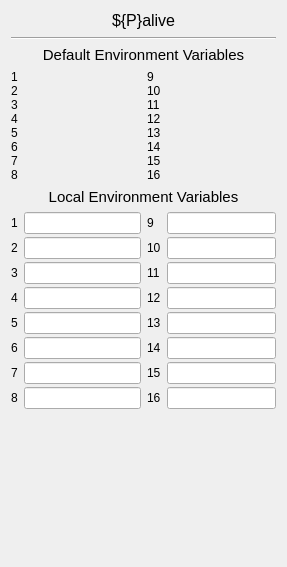
<?xml version="1.0" encoding="UTF-8"?>
<ui version="4.0">
 <class>Form</class>
 <widget class="QWidget" name="Form">
  <property name="geometry">
   <rect>
    <x>0</x>
    <y>0</y>
    <width>287</width>
    <height>567</height>
   </rect>
  </property>
  <property name="windowTitle">
   <string>Alive Record Environmental Variables</string>
  </property>
  <layout class="QVBoxLayout" name="verticalLayout">
   <item>
    <layout class="QHBoxLayout" name="horizontalLayout">
     <item>
      <spacer name="horizontalSpacer">
       <property name="orientation">
        <enum>Qt::Horizontal</enum>
       </property>
       <property name="sizeHint" stdset="0">
        <size>
         <width>40</width>
         <height>20</height>
        </size>
       </property>
      </spacer>
     </item>
     <item>
      <widget class="PyDMLabel" name="PyDMLabel">
       <property name="sizePolicy">
        <sizepolicy hsizetype="Preferred" vsizetype="Fixed">
         <horstretch>0</horstretch>
         <verstretch>0</verstretch>
        </sizepolicy>
       </property>
       <property name="font">
        <font>
         <pointsize>12</pointsize>
        </font>
       </property>
       <property name="toolTip">
        <string/>
       </property>
       <property name="styleSheet">
        <string notr="true"/>
       </property>
       <property name="text">
        <string>${P}alive</string>
       </property>
      </widget>
     </item>
     <item>
      <spacer name="horizontalSpacer_2">
       <property name="orientation">
        <enum>Qt::Horizontal</enum>
       </property>
       <property name="sizeHint" stdset="0">
        <size>
         <width>40</width>
         <height>20</height>
        </size>
       </property>
      </spacer>
     </item>
    </layout>
   </item>
   <item>
    <widget class="Line" name="line">
     <property name="orientation">
      <enum>Qt::Horizontal</enum>
     </property>
    </widget>
   </item>
   <item>
    <widget class="QLabel" name="label">
     <property name="sizePolicy">
      <sizepolicy hsizetype="Expanding" vsizetype="Preferred">
       <horstretch>0</horstretch>
       <verstretch>0</verstretch>
      </sizepolicy>
     </property>
     <property name="font">
      <font>
       <pointsize>11</pointsize>
      </font>
     </property>
     <property name="text">
      <string>Default Environment Variables</string>
     </property>
     <property name="alignment">
      <set>Qt::AlignCenter</set>
     </property>
    </widget>
   </item>
   <item>
    <layout class="QHBoxLayout" name="horizontalLayout_2">
     <item>
      <layout class="QFormLayout" name="formLayout">
       <property name="verticalSpacing">
        <number>0</number>
       </property>
       <item row="0" column="0">
        <widget class="QLabel" name="label_2">
         <property name="text">
          <string>1</string>
         </property>
        </widget>
       </item>
       <item row="0" column="1">
        <widget class="PyDMLabel" name="PyDMLabel_2">
         <property name="toolTip">
          <string/>
         </property>
         <property name="channel" stdset="0">
          <string>ca://${P}alive.EVD1</string>
         </property>
        </widget>
       </item>
       <item row="1" column="1">
        <widget class="PyDMLabel" name="PyDMLabel_3">
         <property name="toolTip">
          <string/>
         </property>
         <property name="channel" stdset="0">
          <string>ca://${P}alive.EVD2</string>
         </property>
        </widget>
       </item>
       <item row="2" column="1">
        <widget class="PyDMLabel" name="PyDMLabel_4">
         <property name="toolTip">
          <string/>
         </property>
         <property name="channel" stdset="0">
          <string>ca://${P}alive.EVD3</string>
         </property>
        </widget>
       </item>
       <item row="1" column="0">
        <widget class="QLabel" name="label_3">
         <property name="text">
          <string>2</string>
         </property>
        </widget>
       </item>
       <item row="2" column="0">
        <widget class="QLabel" name="label_4">
         <property name="text">
          <string>3</string>
         </property>
        </widget>
       </item>
       <item row="3" column="1">
        <widget class="PyDMLabel" name="PyDMLabel_5">
         <property name="toolTip">
          <string/>
         </property>
         <property name="channel" stdset="0">
          <string>ca://${P}alive.EVD4</string>
         </property>
        </widget>
       </item>
       <item row="4" column="1">
        <widget class="PyDMLabel" name="PyDMLabel_6">
         <property name="toolTip">
          <string/>
         </property>
         <property name="channel" stdset="0">
          <string>ca://${P}alive.EVD5</string>
         </property>
        </widget>
       </item>
       <item row="5" column="1">
        <widget class="PyDMLabel" name="PyDMLabel_7">
         <property name="toolTip">
          <string/>
         </property>
         <property name="channel" stdset="0">
          <string>ca://${P}alive.EVD6</string>
         </property>
        </widget>
       </item>
       <item row="6" column="1">
        <widget class="PyDMLabel" name="PyDMLabel_8">
         <property name="toolTip">
          <string/>
         </property>
         <property name="channel" stdset="0">
          <string>ca://${P}alive.EVD7</string>
         </property>
        </widget>
       </item>
       <item row="7" column="1">
        <widget class="PyDMLabel" name="PyDMLabel_9">
         <property name="toolTip">
          <string/>
         </property>
         <property name="channel" stdset="0">
          <string>ca://${P}alive.EVD8</string>
         </property>
        </widget>
       </item>
       <item row="3" column="0">
        <widget class="QLabel" name="label_5">
         <property name="text">
          <string>4</string>
         </property>
        </widget>
       </item>
       <item row="4" column="0">
        <widget class="QLabel" name="label_6">
         <property name="text">
          <string>5</string>
         </property>
        </widget>
       </item>
       <item row="5" column="0">
        <widget class="QLabel" name="label_7">
         <property name="text">
          <string>6</string>
         </property>
        </widget>
       </item>
       <item row="6" column="0">
        <widget class="QLabel" name="label_8">
         <property name="text">
          <string>7</string>
         </property>
        </widget>
       </item>
       <item row="7" column="0">
        <widget class="QLabel" name="label_9">
         <property name="text">
          <string>8</string>
         </property>
        </widget>
       </item>
      </layout>
     </item>
     <item>
      <layout class="QFormLayout" name="formLayout_2">
       <property name="verticalSpacing">
        <number>0</number>
       </property>
       <item row="0" column="0">
        <widget class="QLabel" name="label_10">
         <property name="text">
          <string>9</string>
         </property>
        </widget>
       </item>
       <item row="0" column="1">
        <widget class="PyDMLabel" name="PyDMLabel_10">
         <property name="toolTip">
          <string/>
         </property>
         <property name="channel" stdset="0">
          <string>ca://${P}alive.EVD9</string>
         </property>
        </widget>
       </item>
       <item row="1" column="1">
        <widget class="PyDMLabel" name="PyDMLabel_11">
         <property name="toolTip">
          <string/>
         </property>
         <property name="channel" stdset="0">
          <string>ca://${P}alive.EVD10</string>
         </property>
        </widget>
       </item>
       <item row="2" column="1">
        <widget class="PyDMLabel" name="PyDMLabel_12">
         <property name="toolTip">
          <string/>
         </property>
         <property name="channel" stdset="0">
          <string>ca://${P}alive.EVD11</string>
         </property>
        </widget>
       </item>
       <item row="1" column="0">
        <widget class="QLabel" name="label_11">
         <property name="text">
          <string>10</string>
         </property>
        </widget>
       </item>
       <item row="2" column="0">
        <widget class="QLabel" name="label_12">
         <property name="text">
          <string>11</string>
         </property>
        </widget>
       </item>
       <item row="3" column="1">
        <widget class="PyDMLabel" name="PyDMLabel_13">
         <property name="toolTip">
          <string/>
         </property>
         <property name="channel" stdset="0">
          <string>ca://${P}alive.EVD12</string>
         </property>
        </widget>
       </item>
       <item row="4" column="1">
        <widget class="PyDMLabel" name="PyDMLabel_14">
         <property name="toolTip">
          <string/>
         </property>
         <property name="channel" stdset="0">
          <string>ca://${P}alive.EVD13</string>
         </property>
        </widget>
       </item>
       <item row="5" column="1">
        <widget class="PyDMLabel" name="PyDMLabel_15">
         <property name="toolTip">
          <string/>
         </property>
         <property name="channel" stdset="0">
          <string>ca://${P}alive.EVD14</string>
         </property>
        </widget>
       </item>
       <item row="6" column="1">
        <widget class="PyDMLabel" name="PyDMLabel_16">
         <property name="toolTip">
          <string/>
         </property>
         <property name="channel" stdset="0">
          <string>ca://${P}alive.EVD15</string>
         </property>
        </widget>
       </item>
       <item row="7" column="1">
        <widget class="PyDMLabel" name="PyDMLabel_17">
         <property name="toolTip">
          <string/>
         </property>
         <property name="channel" stdset="0">
          <string>ca://${P}alive.EVD16</string>
         </property>
        </widget>
       </item>
       <item row="3" column="0">
        <widget class="QLabel" name="label_13">
         <property name="text">
          <string>12</string>
         </property>
        </widget>
       </item>
       <item row="4" column="0">
        <widget class="QLabel" name="label_14">
         <property name="text">
          <string>13</string>
         </property>
        </widget>
       </item>
       <item row="5" column="0">
        <widget class="QLabel" name="label_15">
         <property name="text">
          <string>14</string>
         </property>
        </widget>
       </item>
       <item row="6" column="0">
        <widget class="QLabel" name="label_16">
         <property name="text">
          <string>15</string>
         </property>
        </widget>
       </item>
       <item row="7" column="0">
        <widget class="QLabel" name="label_17">
         <property name="text">
          <string>16</string>
         </property>
        </widget>
       </item>
      </layout>
     </item>
    </layout>
   </item>
   <item>
    <widget class="QLabel" name="label_18">
     <property name="sizePolicy">
      <sizepolicy hsizetype="Expanding" vsizetype="Preferred">
       <horstretch>0</horstretch>
       <verstretch>0</verstretch>
      </sizepolicy>
     </property>
     <property name="font">
      <font>
       <pointsize>11</pointsize>
      </font>
     </property>
     <property name="text">
      <string>Local Environment Variables</string>
     </property>
     <property name="alignment">
      <set>Qt::AlignCenter</set>
     </property>
    </widget>
   </item>
   <item>
    <layout class="QHBoxLayout" name="horizontalLayout_3">
     <item>
      <layout class="QFormLayout" name="formLayout_3">
       <property name="verticalSpacing">
        <number>3</number>
       </property>
       <item row="0" column="0">
        <widget class="QLabel" name="label_19">
         <property name="text">
          <string>1</string>
         </property>
        </widget>
       </item>
       <item row="1" column="0">
        <widget class="QLabel" name="label_20">
         <property name="text">
          <string>2</string>
         </property>
        </widget>
       </item>
       <item row="2" column="0">
        <widget class="QLabel" name="label_21">
         <property name="text">
          <string>3</string>
         </property>
        </widget>
       </item>
       <item row="3" column="0">
        <widget class="QLabel" name="label_22">
         <property name="text">
          <string>4</string>
         </property>
        </widget>
       </item>
       <item row="4" column="0">
        <widget class="QLabel" name="label_23">
         <property name="text">
          <string>5</string>
         </property>
        </widget>
       </item>
       <item row="5" column="0">
        <widget class="QLabel" name="label_24">
         <property name="text">
          <string>6</string>
         </property>
        </widget>
       </item>
       <item row="6" column="0">
        <widget class="QLabel" name="label_25">
         <property name="text">
          <string>7</string>
         </property>
        </widget>
       </item>
       <item row="7" column="0">
        <widget class="QLabel" name="label_26">
         <property name="text">
          <string>8</string>
         </property>
        </widget>
       </item>
       <item row="0" column="1">
        <widget class="PyDMLineEdit" name="PyDMLineEdit">
         <property name="toolTip">
          <string/>
         </property>
         <property name="channel" stdset="0">
          <string>ca://${P}alive.EV1</string>
         </property>
        </widget>
       </item>
       <item row="1" column="1">
        <widget class="PyDMLineEdit" name="PyDMLineEdit_3">
         <property name="toolTip">
          <string/>
         </property>
         <property name="channel" stdset="0">
          <string>ca://${P}alive.EV2</string>
         </property>
        </widget>
       </item>
       <item row="2" column="1">
        <widget class="PyDMLineEdit" name="PyDMLineEdit_4">
         <property name="toolTip">
          <string/>
         </property>
         <property name="channel" stdset="0">
          <string>ca://${P}alive.EV3</string>
         </property>
        </widget>
       </item>
       <item row="3" column="1">
        <widget class="PyDMLineEdit" name="PyDMLineEdit_5">
         <property name="toolTip">
          <string/>
         </property>
         <property name="channel" stdset="0">
          <string>ca://${P}alive.EV4</string>
         </property>
        </widget>
       </item>
       <item row="4" column="1">
        <widget class="PyDMLineEdit" name="PyDMLineEdit_6">
         <property name="toolTip">
          <string/>
         </property>
         <property name="channel" stdset="0">
          <string>ca://${P}alive.EV5</string>
         </property>
        </widget>
       </item>
       <item row="5" column="1">
        <widget class="PyDMLineEdit" name="PyDMLineEdit_7">
         <property name="toolTip">
          <string/>
         </property>
         <property name="channel" stdset="0">
          <string>ca://${P}alive.EV6</string>
         </property>
        </widget>
       </item>
       <item row="6" column="1">
        <widget class="PyDMLineEdit" name="PyDMLineEdit_8">
         <property name="toolTip">
          <string/>
         </property>
         <property name="channel" stdset="0">
          <string>ca://${P}alive.EV7</string>
         </property>
        </widget>
       </item>
       <item row="7" column="1">
        <widget class="PyDMLineEdit" name="PyDMLineEdit_9">
         <property name="toolTip">
          <string/>
         </property>
         <property name="channel" stdset="0">
          <string>ca://${P}alive.EV8</string>
         </property>
        </widget>
       </item>
      </layout>
     </item>
     <item>
      <layout class="QFormLayout" name="formLayout_4">
       <property name="verticalSpacing">
        <number>3</number>
       </property>
       <item row="0" column="0">
        <widget class="QLabel" name="label_27">
         <property name="text">
          <string>9</string>
         </property>
        </widget>
       </item>
       <item row="1" column="0">
        <widget class="QLabel" name="label_28">
         <property name="text">
          <string>10</string>
         </property>
        </widget>
       </item>
       <item row="2" column="0">
        <widget class="QLabel" name="label_29">
         <property name="text">
          <string>11</string>
         </property>
        </widget>
       </item>
       <item row="3" column="0">
        <widget class="QLabel" name="label_30">
         <property name="text">
          <string>12</string>
         </property>
        </widget>
       </item>
       <item row="4" column="0">
        <widget class="QLabel" name="label_31">
         <property name="text">
          <string>13</string>
         </property>
        </widget>
       </item>
       <item row="5" column="0">
        <widget class="QLabel" name="label_32">
         <property name="text">
          <string>14</string>
         </property>
        </widget>
       </item>
       <item row="6" column="0">
        <widget class="QLabel" name="label_33">
         <property name="text">
          <string>15</string>
         </property>
        </widget>
       </item>
       <item row="7" column="0">
        <widget class="QLabel" name="label_34">
         <property name="text">
          <string>16</string>
         </property>
        </widget>
       </item>
       <item row="1" column="1">
        <widget class="PyDMLineEdit" name="PyDMLineEdit_2">
         <property name="toolTip">
          <string/>
         </property>
         <property name="channel" stdset="0">
          <string>ca://${P}alive.EV10</string>
         </property>
        </widget>
       </item>
       <item row="0" column="1">
        <widget class="PyDMLineEdit" name="PyDMLineEdit_10">
         <property name="toolTip">
          <string/>
         </property>
         <property name="channel" stdset="0">
          <string>ca://${P}alive.EV9</string>
         </property>
        </widget>
       </item>
       <item row="2" column="1">
        <widget class="PyDMLineEdit" name="PyDMLineEdit_11">
         <property name="toolTip">
          <string/>
         </property>
         <property name="channel" stdset="0">
          <string>ca://${P}alive.EV11</string>
         </property>
        </widget>
       </item>
       <item row="3" column="1">
        <widget class="PyDMLineEdit" name="PyDMLineEdit_12">
         <property name="toolTip">
          <string/>
         </property>
         <property name="channel" stdset="0">
          <string>ca://${P}alive.EV12</string>
         </property>
        </widget>
       </item>
       <item row="4" column="1">
        <widget class="PyDMLineEdit" name="PyDMLineEdit_13">
         <property name="toolTip">
          <string/>
         </property>
         <property name="channel" stdset="0">
          <string>ca://${P}alive.EV13</string>
         </property>
        </widget>
       </item>
       <item row="5" column="1">
        <widget class="PyDMLineEdit" name="PyDMLineEdit_14">
         <property name="toolTip">
          <string/>
         </property>
         <property name="channel" stdset="0">
          <string>ca://${P}alive.EV14</string>
         </property>
        </widget>
       </item>
       <item row="6" column="1">
        <widget class="PyDMLineEdit" name="PyDMLineEdit_15">
         <property name="toolTip">
          <string/>
         </property>
         <property name="channel" stdset="0">
          <string>ca://${P}alive.EV15</string>
         </property>
        </widget>
       </item>
       <item row="7" column="1">
        <widget class="PyDMLineEdit" name="PyDMLineEdit_16">
         <property name="toolTip">
          <string/>
         </property>
         <property name="channel" stdset="0">
          <string>ca://${P}alive.EV16</string>
         </property>
        </widget>
       </item>
      </layout>
     </item>
    </layout>
   </item>
   <item>
    <spacer name="verticalSpacer_2">
     <property name="orientation">
      <enum>Qt::Vertical</enum>
     </property>
     <property name="sizeHint" stdset="0">
      <size>
       <width>20</width>
       <height>40</height>
      </size>
     </property>
    </spacer>
   </item>
  </layout>
 </widget>
 <customwidgets>
  <customwidget>
   <class>PyDMLabel</class>
   <extends>QLabel</extends>
   <header>pydm.widgets.label</header>
  </customwidget>
  <customwidget>
   <class>PyDMLineEdit</class>
   <extends>QLineEdit</extends>
   <header>pydm.widgets.line_edit</header>
  </customwidget>
 </customwidgets>
 <resources/>
 <connections/>
</ui>
